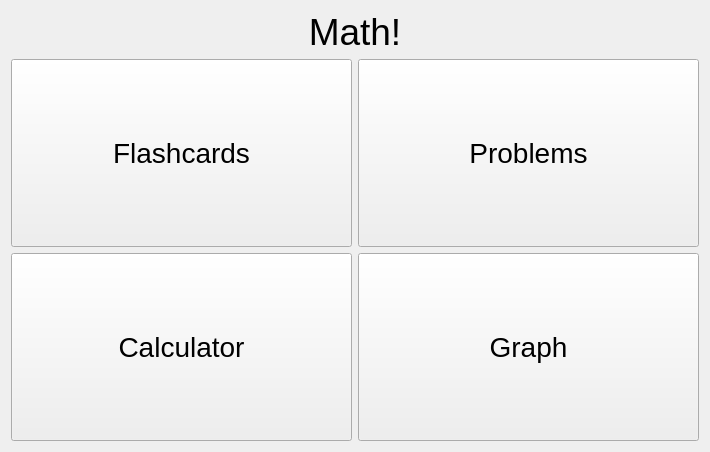
<?xml version="1.0" encoding="UTF-8"?>
<ui version="4.0">
 <class>Home</class>
 <widget class="QWidget" name="Home">
  <property name="geometry">
   <rect>
    <x>0</x>
    <y>0</y>
    <width>710</width>
    <height>452</height>
   </rect>
  </property>
  <property name="windowTitle">
   <string>Form</string>
  </property>
  <layout class="QVBoxLayout" name="verticalLayout">
   <item>
    <layout class="QVBoxLayout" name="verticalLayout_2" stretch="0,0">
     <item>
      <widget class="QLabel" name="title">
       <property name="font">
        <font>
         <pointsize>28</pointsize>
         <weight>50</weight>
         <bold>false</bold>
         <kerning>true</kerning>
        </font>
       </property>
       <property name="text">
        <string>Math!</string>
       </property>
       <property name="alignment">
        <set>Qt::AlignCenter</set>
       </property>
      </widget>
     </item>
     <item>
      <layout class="QGridLayout" name="gridLayout" rowstretch="1,1" columnstretch="0,0">
       <item row="0" column="0">
        <widget class="QPushButton" name="button_flashcards">
         <property name="sizePolicy">
          <sizepolicy hsizetype="Minimum" vsizetype="Minimum">
           <horstretch>0</horstretch>
           <verstretch>0</verstretch>
          </sizepolicy>
         </property>
         <property name="font">
          <font>
           <pointsize>21</pointsize>
          </font>
         </property>
         <property name="text">
          <string>Flashcards</string>
         </property>
         <property name="iconSize">
          <size>
           <width>28</width>
           <height>28</height>
          </size>
         </property>
        </widget>
       </item>
       <item row="0" column="1">
        <widget class="QPushButton" name="button_problems">
         <property name="sizePolicy">
          <sizepolicy hsizetype="Minimum" vsizetype="Minimum">
           <horstretch>0</horstretch>
           <verstretch>0</verstretch>
          </sizepolicy>
         </property>
         <property name="font">
          <font>
           <pointsize>21</pointsize>
          </font>
         </property>
         <property name="text">
          <string>Problems</string>
         </property>
        </widget>
       </item>
       <item row="1" column="0">
        <widget class="QPushButton" name="button_calculator">
         <property name="sizePolicy">
          <sizepolicy hsizetype="Minimum" vsizetype="Minimum">
           <horstretch>0</horstretch>
           <verstretch>0</verstretch>
          </sizepolicy>
         </property>
         <property name="font">
          <font>
           <pointsize>21</pointsize>
          </font>
         </property>
         <property name="layoutDirection">
          <enum>Qt::LeftToRight</enum>
         </property>
         <property name="text">
          <string>Calculator</string>
         </property>
         <property name="iconSize">
          <size>
           <width>52</width>
           <height>54</height>
          </size>
         </property>
         <property name="checkable">
          <bool>false</bool>
         </property>
         <property name="checked">
          <bool>false</bool>
         </property>
        </widget>
       </item>
       <item row="1" column="1">
        <widget class="QPushButton" name="button_graph">
         <property name="sizePolicy">
          <sizepolicy hsizetype="Minimum" vsizetype="Minimum">
           <horstretch>0</horstretch>
           <verstretch>0</verstretch>
          </sizepolicy>
         </property>
         <property name="font">
          <font>
           <pointsize>21</pointsize>
          </font>
         </property>
         <property name="text">
          <string>Graph</string>
         </property>
        </widget>
       </item>
      </layout>
     </item>
    </layout>
   </item>
  </layout>
 </widget>
 <resources/>
 <connections/>
</ui>
